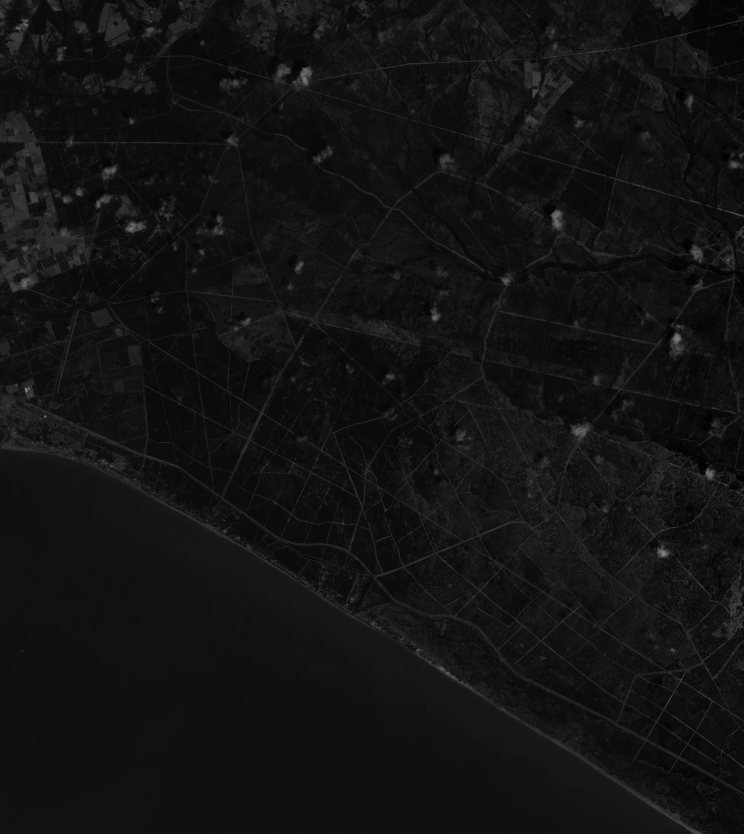
%> input picture Fotos_T/21-06-2017/B02.png, 2230 x 2500 px (shown at 1/3 size); the run also reads 2 pictures not shown here
$ octave mi_ndvi_swir.m   (GNU Octave 9; MATLAB toolbox functions it lacks are replaced by stand-ins)
%> lines starting %> are read from the running program, lines starting %| are printed output that depends on the picture
%% Script para calcular y visualizar NDVI, NDMI y SWIR Composite con color ramps personalizados
% Se procesan las imágenes en las subcarpetas de "Fotos_T".
% Para cada fecha se calculan:
%   - NDVI = (B08 - B04) / (B08 + B04)
%   - NDMI = (B08A - B11) / (B08A + B11)
% Y se genera la visualización SWIR como:
%   SWIR = cat(3, 2.5*B12, 2.5*B08A, 2.5*B04), con clip de valores a 1.
%
% Se utilizan dos color ramps personalizados (similares a los de Copernicus):
%   * Para NDVI: ramp_ndvi_values y ramp_ndvi_hex.
%   * Para NDMI: ramp_moisture_values y ramp_moisture_hex.
%
% Los índices se calculan usando los datos normalizados sin cortes,
% y para la visualización se aplica un mapeo a RGB utilizando el colormap
% interpolado.
%
% MODIFICACIÓN: Ahora las imágenes NDVI también se guardan en alta resolución
% en una carpeta separada llamada "NDVIs"

%% 1. Definir la ruta principal y la lista de subcarpetas (fechas)
rutaPrincipal = 'Fotos_T';
subcarpetas = { '21-06-2017', '21-06-2019', '24-06-2024', '26-06-2017', ...
                '26-06-2018', '30-06-2020', '30-06-2021', '30-06-2022', ...
                '30-06-2023', '31-03-2025'};

% Crear carpeta para guardar los NDVIs si no existe
carpetaDestino = 'NDVIs';
if ~exist(carpetaDestino, 'dir')
    mkdir(carpetaDestino);
    fprintf('Se ha creado la carpeta %s para guardar las imágenes NDVI\n', carpetaDestino);
end

%% 2. Función auxiliar: hex2rgb
% Convierte un valor hexadecimal numérico (e.g., 0x0c0c0c) en un vector RGB [r,g,b] normalizado a [0,1].
function rgb = hex2rgb(hexVal)
    % Convertir el valor numérico a cadena con formato "#RRGGBB"
    s = sprintf('#%06X', hexVal);
    % Extraer los componentes y convertir a decimal normalizado
    r = hex2dec(s(2:3)) / 255;
    g = hex2dec(s(4:5)) / 255;
    b = hex2dec(s(6:7)) / 255;
    rgb = [r, g, b];
end

%% 3. Función auxiliar: generateColormap
% Esta función interpola un colormap a N colores, usando valores de entrada (ramp_values)
% y los colores correspondientes en hexadecimal (ramp_hex) dado el rango x_range.
function cmap = generateColormap(ramp_values, ramp_hex, N, x_range)
%> called with N = 256, x_range = [-0.5 1]
    nPoints = length(ramp_values);
    ramp_rgb = zeros(nPoints, 3);
    for i = 1:nPoints
        ramp_rgb(i,:) = hex2rgb(ramp_hex(i));
    end
    % Crear el vector de consulta
    xq = linspace(x_range(1), x_range(2), N);
    r_interp = interp1(ramp_values, ramp_rgb(:,1), xq, 'linear', 'extrap');
    g_interp = interp1(ramp_values, ramp_rgb(:,2), xq, 'linear', 'extrap');
    b_interp = interp1(ramp_values, ramp_rgb(:,3), xq, 'linear', 'extrap');
    cmap = [r_interp(:), g_interp(:), b_interp(:)];
end

%% 4. Definir los ramps para NDVI y Moisture Index (NDMI)
% Ramp para NDVI (según Copernicus)
ramp_ndvi_values = [-0.5, -0.2, -0.1, 0, 0.025, 0.05, 0.075, 0.1, 0.125, 0.15, 0.175, 0.2, 0.25, 0.3, 0.35, 0.4, 0.45, 0.5, 0.55, 0.6, 1];
ramp_ndvi_hex = [...
    0x0c0c0c; 0xbfbfbf; 0xdbdbdb; 0xeaeaea; 0xfff9cc; 0xede8b5; 0xddd89b; ...
    0xccc682; 0xbcb76b; 0xafc160; 0xa3cc59; 0x91bf51; 0x7fb247; 0x70a33f; ...
    0x609635; 0x4f892d; 0x3f7c23; 0x306d1c; 0x216011; 0x0f540a; 0x004400];

% Ramp para Moisture (NDMI)
ramp_moisture_values = [-0.8, -0.24, -0.032, 0.032, 0.24, 0.8];
ramp_moisture_hex = [...
    0x800000; 0xff0000; 0xffff00; 0x00ffff; 0x0000ff; 0x000080];

% Generar los colormaps (256 colores para visualización):
cmap_ndvi = generateColormap(ramp_ndvi_values, ramp_ndvi_hex, 256, [-0.5, 1]);
cmap_moisture = generateColormap(ramp_moisture_values, ramp_moisture_hex, 256, [-0.8, 0.8]);

% Generar colormap NDVI de alta resolución para guardar imágenes (1024 colores):
cmap_ndvi_hires = generateColormap(ramp_ndvi_values, ramp_ndvi_hex, 1024, [-0.5, 1]);

%% 5. Procesar cada subcarpeta (cada fecha)
for idx = 1:length(subcarpetas)
    carpetaFecha = fullfile(rutaPrincipal, subcarpetas{idx});
    fprintf('Procesando la carpeta: %s\n', carpetaFecha);

    % Definir rutas de las bandas: B02, B03, B04, B08, B08A, B11, B12
    archivos = {'B02.png', 'B03.png', 'B04.png', 'B08.png', 'B08A.png', 'B11.png', 'B12.png'};
    try
        B02 = imread(fullfile(carpetaFecha, archivos{1}));
%> B02 is the input picture: size 2500x2230 uint8; min 0, max 148, mean 18.6
        B03 = imread(fullfile(carpetaFecha, archivos{2}));
        B04 = imread(fullfile(carpetaFecha, archivos{3}));
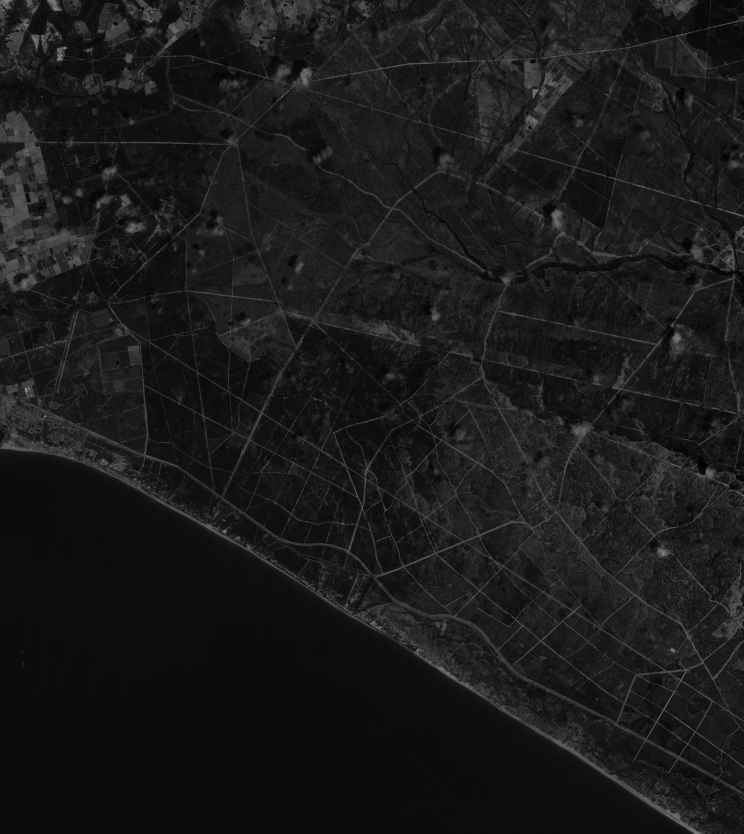
%> input picture Fotos_T/21-06-2017/B04.png, 2230 x 2500 px (shown at 1/3 size)
%> B04 is the input picture: size 2500x2230 uint8; min 0, max 168, mean 25.7
        B08 = imread(fullfile(carpetaFecha, archivos{4}));
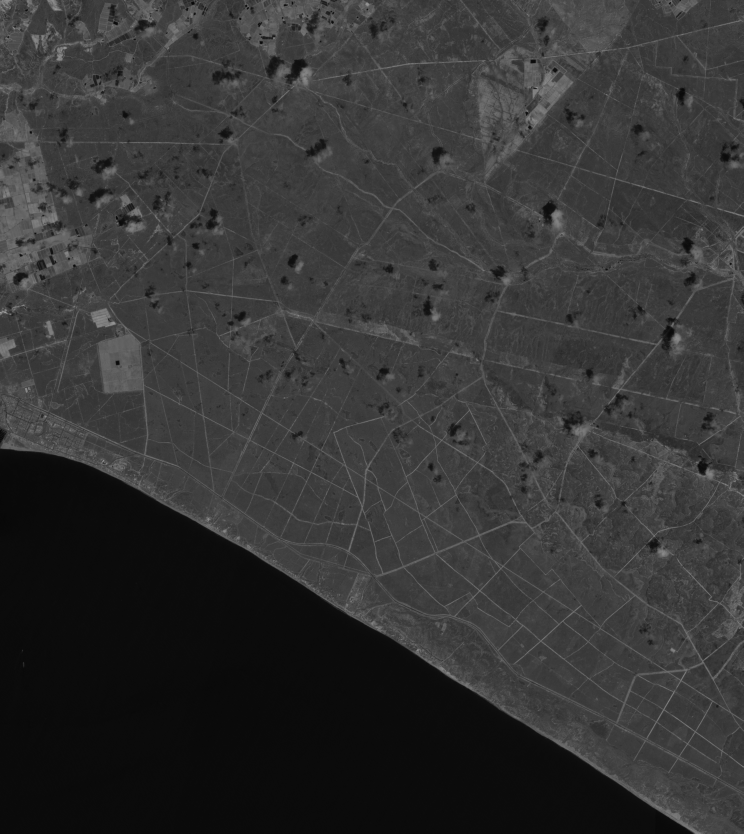
%> input picture Fotos_T/21-06-2017/B08.png, 2230 x 2500 px (shown at 1/3 size)
%> B08 is the input picture: size 2500x2230 uint8; min 7, max 177, mean 52.2
        B08A = imread(fullfile(carpetaFecha, archivos{5}));
        B11 = imread(fullfile(carpetaFecha, archivos{6}));
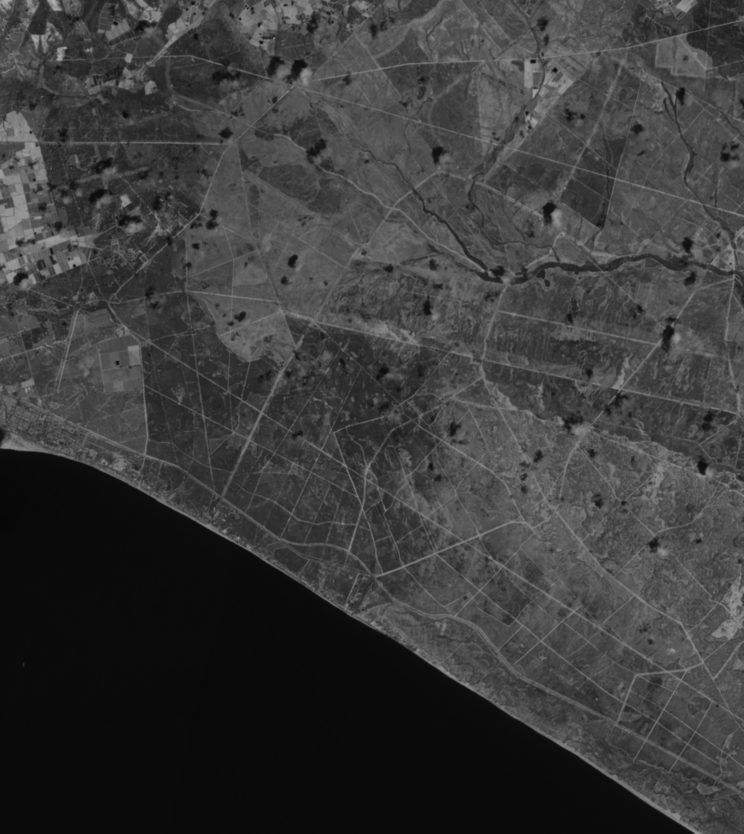
%> input picture Fotos_T/21-06-2017/B11.png, 2230 x 2500 px (shown at 1/3 size)
%> B11 is the input picture: size 2500x2230 uint8; min 6, max 178, mean 58.8
        B12 = imread(fullfile(carpetaFecha, archivos{7}));
    catch ME
        fprintf('Error al cargar imágenes en %s:\n%s\n', carpetaFecha, ME.message);
%| Error al cargar imágenes en Fotos_T/21-06-2017:
%| imread: unable to find file 'Fotos_T/21-06-2017/B12.png'
        continue;
    end

    % Redimensionar todas al mismo tamaño (referencia: B04)
    [filas, columnas, ~] = size(B04);
    B02 = imresize(B02, [filas, columnas]);
    B03 = imresize(B03, [filas, columnas]);
    B04 = imresize(B04, [filas, columnas]);
    B08 = imresize(B08, [filas, columnas]);
    B08A = imresize(B08A, [filas, columnas]);
    B11 = imresize(B11, [filas, columnas]);
    B12 = imresize(B12, [filas, columnas]);

    % Convertir a escala de grises si es necesario
    if size(B02,3)>1, B02 = rgb2gray(B02); end
    if size(B03,3)>1, B03 = rgb2gray(B03); end
    if size(B04,3)>1, B04 = rgb2gray(B04); end
    if size(B08,3)>1, B08 = rgb2gray(B08); end
    if size(B08A,3)>1, B08A = rgb2gray(B08A); end
    if size(B11,3)>1, B11 = rgb2gray(B11); end
    if size(B12,3)>1, B12 = rgb2gray(B12); end

    % Normalizar a [0,1] para cálculos (datos originales sin recorte)
    B02_norm = im2double(B02);
    B03_norm = im2double(B03);
    B04_norm = im2double(B04);
    B08_norm = im2double(B08);
    B08A_norm = im2double(B08A);
    B11_norm = im2double(B11);
    B12_norm = im2double(B12);

    %% 6. Calcular índices
    % NDVI = (B08 - B04) / (B08 + B04)
    NDVI = (B08_norm - B04_norm) ./ (B08_norm + B04_norm);
    NDVI(isnan(NDVI)) = 0;

    % NDMI = (B08A - B11) / (B08A + B11)
    NDMI = (B08A_norm - B11_norm) ./ (B08A_norm + B11_norm);
    NDMI(isnan(NDMI)) = 0;

    % SWIR Composite: según Copernicus, multiplicar por 2.5 las bandas
    SWIR_comp = cat(3, 2.5*B12_norm, 2.5*B08A_norm, 2.5*B04_norm);
    SWIR_comp(SWIR_comp > 1) = 1;

    %% 7. Generar visualizaciones utilizando los color ramps
    % Para NDVI: escalar NDVI a [0,1] a partir del rango [-0.5, 1]
    NDVI_img = mat2gray(NDVI, [-0.5, 1]);
    NDVI_index = gray2ind(NDVI_img, 256);
    NDVI_rgb = ind2rgb(NDVI_index, cmap_ndvi);

    % Para NDMI: escalar NDMI a [0,1] a partir del rango [-0.8, 0.8]
    NDMI_img = mat2gray(NDMI, [-0.8, 0.8]);
    NDMI_index = gray2ind(NDMI_img, 256);
    NDMI_rgb = ind2rgb(NDMI_index, cmap_moisture);

    %% 8. Visualización final: Crear figura con 3 subplots
    figure('Name', ['Índices - ' subcarpetas{idx}], 'NumberTitle', 'off');

    % Subplot 1: NDVI
    subplot(1,3,1);
    imshow(NDVI_rgb);
    title(['NDVI - ' subcarpetas{idx}]);

    % Subplot 2: NDMI (Moisture Index)
    subplot(1,3,2);
    imshow(NDMI_rgb);
    title(['Moisture Index - ' subcarpetas{idx}]);

    % Subplot 3: SWIR Composite
    subplot(1,3,3);
    imshow(SWIR_comp);
    title(['SWIR Composite - ' subcarpetas{idx}]);

    drawnow;

    %% 9. NUEVO: Guardar imagen NDVI en alta resolución en la carpeta NDVIs
    % Generar una versión de alta resolución del NDVI
    NDVI_hires_index = gray2ind(NDVI_img, 1024); % Mayor resolución de color
    NDVI_hires_rgb = ind2rgb(NDVI_hires_index, cmap_ndvi_hires);

    % Convertir a formato uint8 para guardar como PNG
    NDVI_hires_rgb_8bit = im2uint8(NDVI_hires_rgb);

    % Definir el nombre del archivo de salida
    nombreArchivo = sprintf('NDVI_%s.png', subcarpetas{idx});
    rutaArchivo = fullfile(carpetaDestino, nombreArchivo);

    % Guardar la imagen NDVI en formato PNG (sin especificar Quality que es solo para JPEG)
    imwrite(NDVI_hires_rgb_8bit, rutaArchivo, 'PNG');
    fprintf('NDVI guardado en alta resolución: %s\n', rutaArchivo);

    % También guardar archivo de datos en formato .mat para análisis posteriores
    rutaMatFile = fullfile(carpetaDestino, sprintf('NDVI_data_%s.mat', subcarpetas{idx}));
    save(rutaMatFile, 'NDVI');
    fprintf('Datos brutos NDVI guardados en: %s\n', rutaMatFile);
end

fprintf('Proceso completado. Las imágenes NDVI se han guardado en la carpeta %s\n', carpetaDestino);
%| Proceso completado. Las imágenes NDVI se han guardado en la carpeta NDVIs
